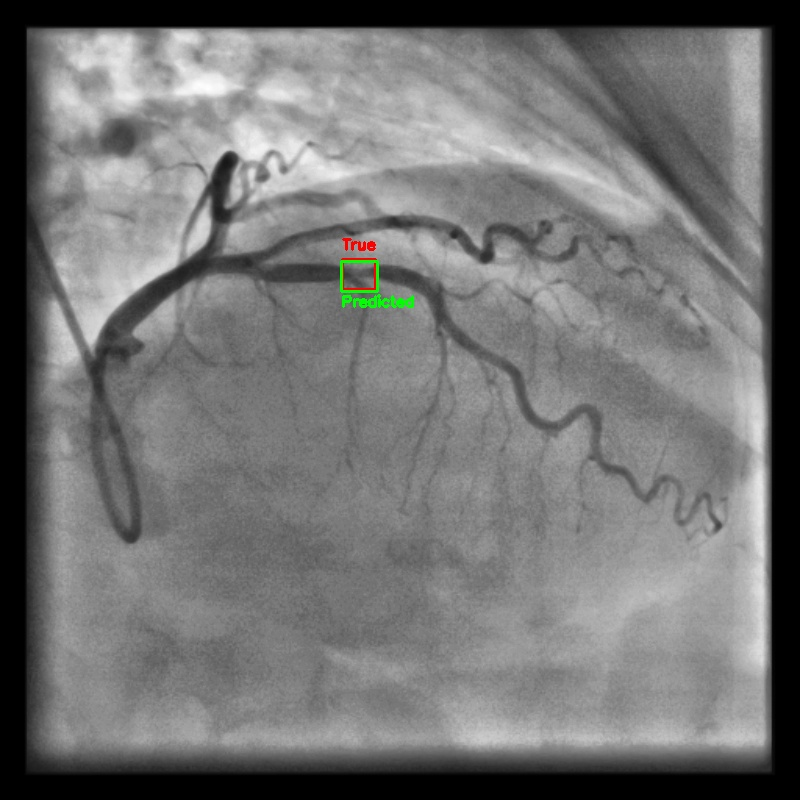
#> input picture image_with_bboxes10.jpg, 800 x 800 px; its folder holds only this picture in this run
$ python -i segmentation_2d.py   (imports and definitions only)
#> lines starting #> are read from the running program, lines starting #| are printed output that depends on the picture; after the words box and inside, x2 and y2 are one past the last pixel; in counts of white or black regions, pixels touching at a corner belong together
from __future__ import annotations

from pathlib import Path

import cv2
import numpy as np
from scipy.ndimage import distance_transform_edt
from skimage.filters import frangi, threshold_otsu
from skimage.morphology import binary_closing, disk, remove_small_holes, remove_small_objects, skeletonize


def segment_vessels(image_path: Path) -> dict:
#> called with image_path = '../../image_with_bboxes10.jpg'
    image = cv2.imread(str(image_path), cv2.IMREAD_GRAYSCALE)
#> image: shape (800, 800); min 0, max 255, mean 115
    if image is None:
        raise ValueError(f"Unable to read image: {image_path}")

    clahe = cv2.createCLAHE(clipLimit=2.0, tileGridSize=(8, 8))
    enhanced = clahe.apply(image)
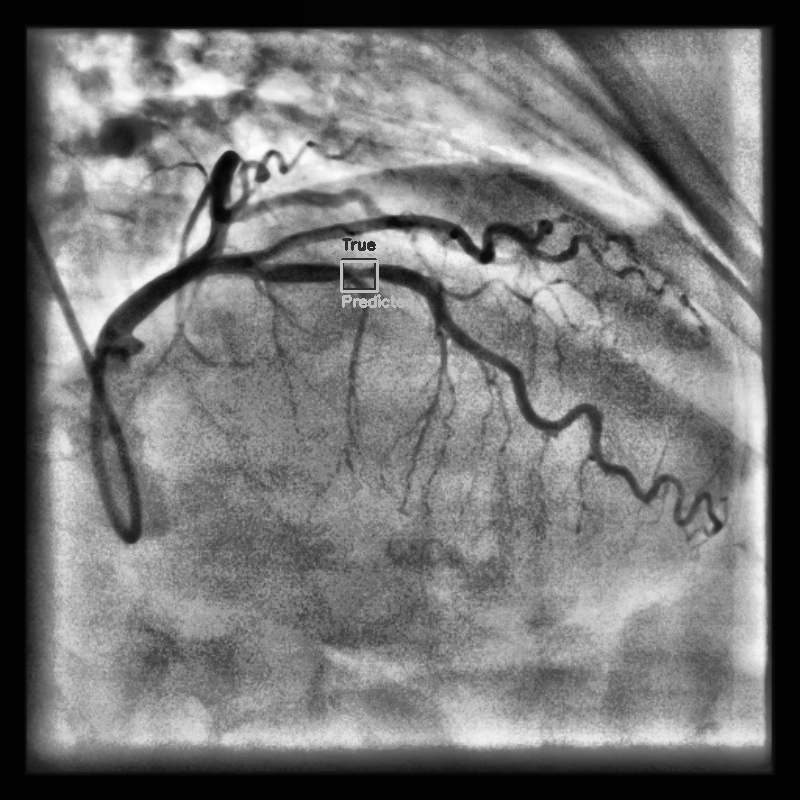
#> enhanced: shape (800, 800); min 2, max 255, mean 116.3
    normalized = enhanced.astype(np.float32) / 255.0
    vesselness = frangi(normalized, sigmas=range(1, 4), alpha=0.5, beta=0.5, gamma=15)
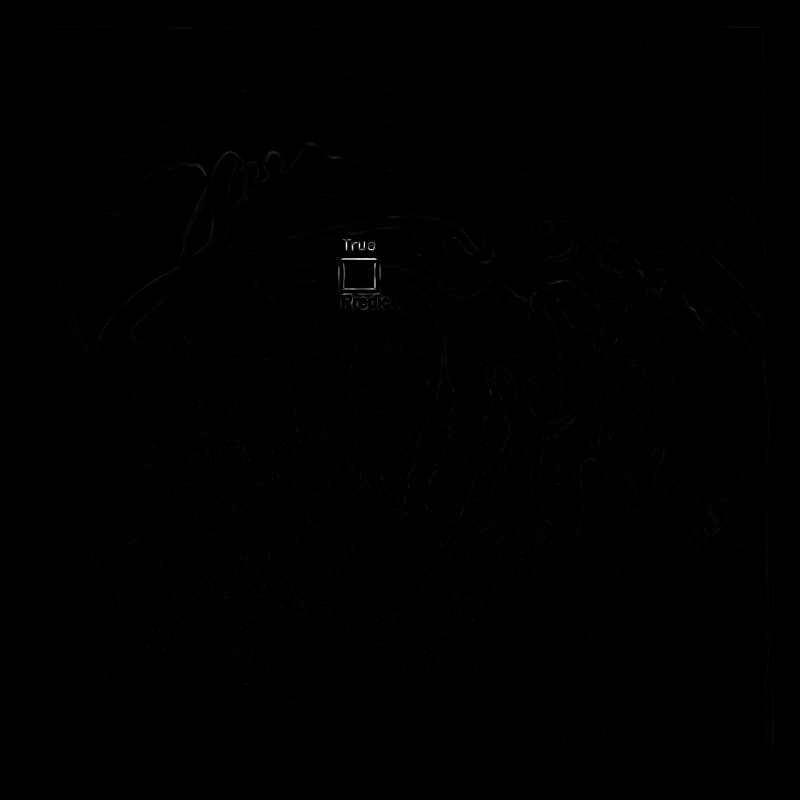
#> vesselness: shape (800, 800) float32; min 0, max 0.000123, mean 2.92e-07; drawn with min black and max white
    threshold = threshold_otsu(vesselness) if np.any(vesselness > 0) else 0.0
#> threshold = 2.85e-05
    mask = vesselness > threshold
#> mask: shape (800, 800) bool; 0.05% white in thin lines or dots, all inside (x1, y1, x2, y2) = (338, 239, 381, 309)
    mask = binary_closing(mask, footprint=disk(2))
    mask = remove_small_objects(mask, min_size=64)
#> mask: shape (800, 800) bool; 0.05% white; 3 white regions, box (x1, y1, x2, y2) and area: (342, 263, 376, 295) 144, (350, 241, 376, 251) 128, (341, 258, 377, 262) 78
    mask = remove_small_holes(mask, area_threshold=64)

    return {
        "mask": mask.astype(np.uint8),
        "gray": image,
    }


def save_mask(mask: np.ndarray, output_path: Path) -> None:
    cv2.imwrite(str(output_path), (mask.astype(np.uint8) * 255))


def save_mask_render(mask: np.ndarray, output_path: Path) -> None:
    rendered = np.zeros((mask.shape[0], mask.shape[1], 3), dtype=np.uint8)
    rendered[mask > 0] = (40, 220, 80)
    cv2.imwrite(str(output_path), rendered)


def save_segmentation_overlay(gray: np.ndarray, mask: np.ndarray, output_path: Path) -> None:
    rgb = cv2.cvtColor(gray, cv2.COLOR_GRAY2BGR)
    rgb[mask > 0] = (40, 220, 80)
    cv2.imwrite(str(output_path), rgb)


def global_vessel_stats(mask: np.ndarray, pixel_spacing_mm: float) -> dict:
    if mask.max() == 0:
        return {
            "mask_area_px": 0,
            "mask_area_mm2": 0.0,
            "mean_diameter_mm": 0.0,
            "max_diameter_mm": 0.0,
        }

    edt = distance_transform_edt(mask.astype(bool)) * float(pixel_spacing_mm)
    skeleton = skeletonize(mask.astype(bool))
    diameters = edt[skeleton] * 2.0
    if diameters.size == 0:
        diameters = np.array([0.0], dtype=np.float32)

    return {
        "mask_area_px": int(mask.sum()),
        "mask_area_mm2": round(float(mask.sum() * pixel_spacing_mm * pixel_spacing_mm), 2),
        "mean_diameter_mm": round(float(diameters.mean()), 2),
        "max_diameter_mm": round(float(diameters.max()), 2),
    }

>>> result = segment_vessels('../../image_with_bboxes10.jpg')
#> result = 2 items
